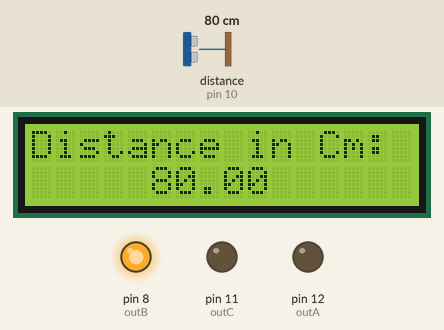
Recording of a sketch running on a simulated Arduino Uno, built with avr-gcc and run on an emulated ATmega328P. On the bench: 16×2 character LCD, output pins drawn as LEDs (lit = HIGH). Wiring (inferred from the names in the program): ultrasonic range finder: trigger pin 9; echo pin 10. The test bench sets the inputs (shaded band); at power-on: distance to the obstacle (sensor on pin 10) 80 cm. The echo pulse lasts 58.3 µs per cm; pins used as bus, display or sensor lines are not drawn; what the sketch prints to the serial monitor is not drawn.

Above: at 1.2 s.
1.3 s: distance to the obstacle (sensor on pin 10) set to 28 cm
At 3.0 s:
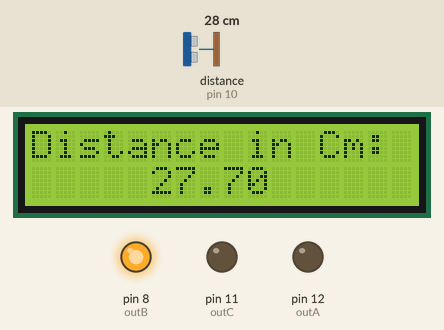
3.5 s: distance to the obstacle (sensor on pin 10) set to 22 cm
At 6.2 s:
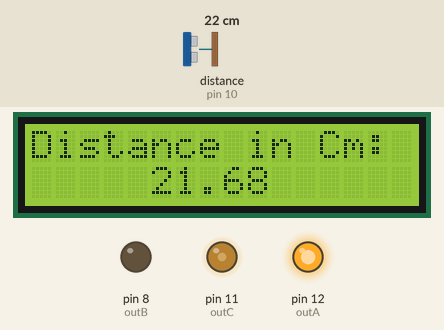
6.6 s: distance to the obstacle (sensor on pin 10) set to 4 cm
At 10.3 s:
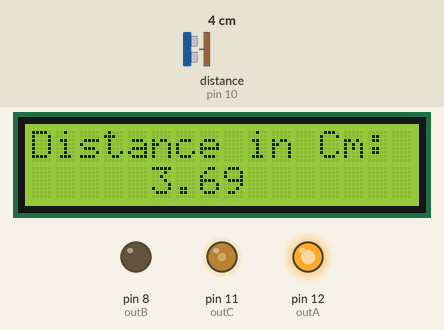
Timing chart, 0 to 11.8 s (numbered marks = the images above; inputs shaded):
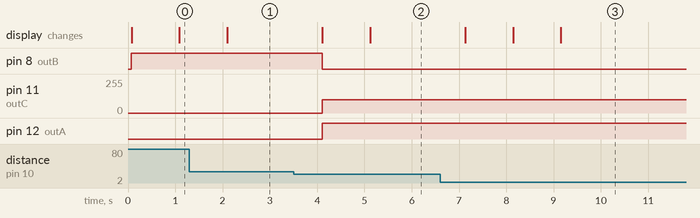

Measured:
- the behaviour switches between 26 and 25 cm on distance to the obstacle (sensor on pin 10) (found by bisection; images 1 and 2)
- after the input at 1.3 s, the display: changes after 0.79 s (image 1)
- after the input at 3.5 s, pin 8 (outB): HIGH → LOW after 0.61 s; pin 11 (outC): 0/255 → 100/255 after 0.61 s; pin 12 (outA): LOW → HIGH after 0.61 s; the display: first changes after 0.61 s (image 2 shows a later state)
- after the input at 6.6 s, the display: changes after 0.54 s (image 3)

The sketch:

main_code.ino
```cpp
#include<LiquidCrystal.h>

 #define echo 10
 #define trig 9
 #define outA 12                   // Red LED to indicate too close
 #define outB 8                 // Green LED to indicate that its at safe distance
 #define outC 11                // Buzzer to indicate too close

 float  duration;                    // time taken by the pulse to return back
 float  distance;                      // oneway distance travelled by the pulse
 const int intruderDistance = 25;          // the minimum distance upto which its safe

 LiquidCrystal lcd(1,2,4,5,6,7);           //lcd(RS,EN,D4,D5,D6,D7) pins connectted on arduino uno

 void setup()
 {
    pinMode(trig, OUTPUT);          // setting trig pin as OUTPUT, it receives a pulse from clock for a small duration
    pinMode(echo, INPUT);            // setting echo as INPUT

    pinMode(outA, OUTPUT);            // RED LED set to OUTPUT
    digitalWrite(outA, LOW);         // initialize RED LED to be OFF

    pinMode(outB, OUTPUT);              // GREEN LED set to OUTPUT
    digitalWrite(outB, LOW);          // initialize RED LED to be OFF

    pinMode(outC, OUTPUT);              // Buzzer set as OUTPUT
    digitalWrite(outC, LOW);            // Initialize buzzer to LOW

    Serial.begin(9600);              // Sets the data rate in bits per second(baud rate) for serial data transmission
    lcd.begin(16, 2);
 }

 void loop()
 {
    time_Measurement();                          // Function call to time_measurement()
    distance = (float)duration * (0.0343) / 2;   // calculate the oneway distance travelled by the pulse
    Serial.println(distance);                    // Print distance to the serial port
    alarm_condition();                           // function call to alarm_condition
    display_distance();                          // function call to display distance on LCD
 }

 void time_Measurement()              // function to measure the time taken by the pulse to return back
 {
    digitalWrite(trig, LOW);         // setting trig (pin 9) to 0V
    delayMicroseconds(2);            // pausing the program for 2us

    digitalWrite(trig, HIGH);        // setting trig (pin 9) to 5V
    delayMicroseconds(10);           // pausing the program for 10us

    digitalWrite(trig, LOW);         // setting trig (pin 9) to 0V

    duration = pulseIn(echo, HIGH);  // sends a US wave to measure time for the wave to come back from obstacle
 }

 void alarm_condition()              //function to execute the output commands based on the sensor input
 {
    if(distance<=intruderDistance)     // checking if the distance is safe or not
    {
      digitalWrite(outA,HIGH);       // giving a digital output for LED
      digitalWrite(outB,LOW);
      analogWrite(outC,100);         // giving a audio output for buzzer
    }
    else
    {  digitalWrite(outA,LOW);       // giving a digital output for LED
       digitalWrite(outB,HIGH);
       analogWrite(outC,0);         // giving a audio output for buzzer
    }
 }

 void display_distance()           //function to display the distance on LCD/Serial Monitor
 {
    lcd.clear();
    lcd.setCursor(0, 0);
    Serial.print("Distance in Cm: ");
    Serial.print(distance);
    Serial.println();
    lcd.print("Distance in Cm: ");
    lcd.setCursor(5, 1);
    lcd.print(distance);
    delay(1000);
  }
```
